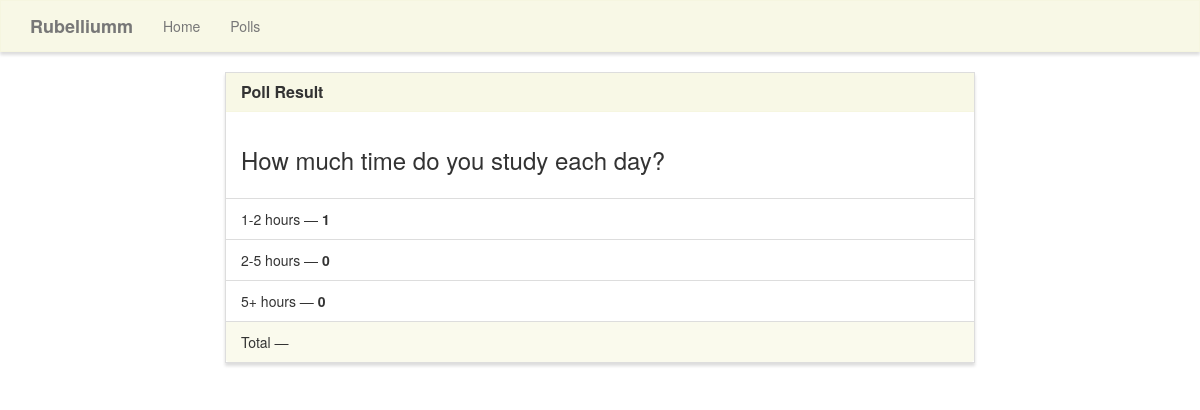
Page /polls/results/17 on the earlier database version.
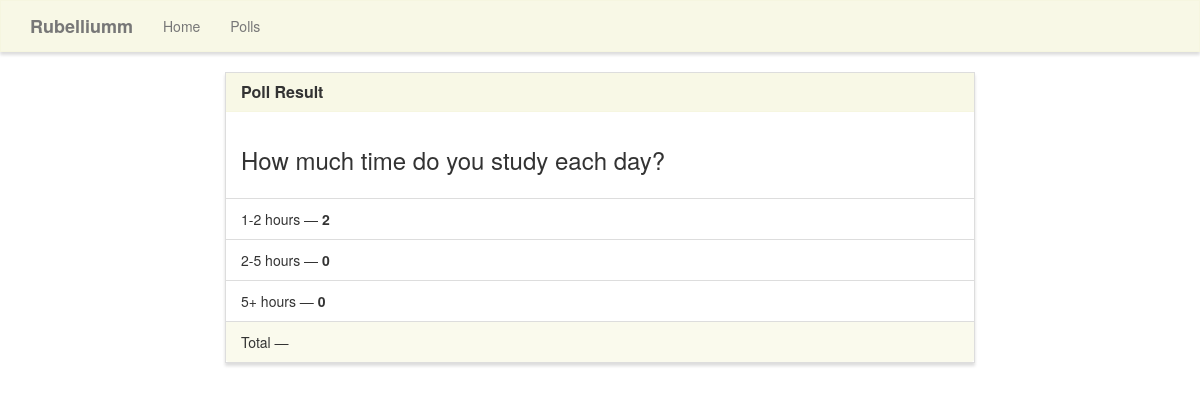
Same page on the later database version.
### polls/models.py (models this page shows, shortened)
class Poll(models.Model):
    question = models.TextField()
    option_one = models.CharField(max_length=30)
    option_two = models.CharField(max_length=30)
    option_three = models.CharField(max_length=30)
    option_one_count =models.IntegerField(default=0)
    option_two_count =models.IntegerField(default=0)
    option_three_count =models.IntegerField(default=0)

### polls/views.py (the view)
# urls.py: path('results/<pk>',views.results,name='polls_results'),
def results(request,pk):
    poll = Poll.objects.get(pk = pk )
    return render(request,'polls/results.html',{'poll': poll})

### templates/polls/results.html (shortened to what this page needs)
{% extends "polls/base.html" %}
{% block main %}
<div class="row">
    <div class="col-lg-8 col-lg-offset-2">
        <div class="panel panel-default">
            <div class="panel-heading">
                <h3 class="panel-title">Poll Result</h3>
            </div>
            <div class="panel-body">
                <h3>{{ poll.question }}</h3>
            </div>
            <ul class="list-group">
                <li class="list-group-item">{{ poll.option_one }} &mdash; <strong>{{ poll.option_one_count }}</strong></li>
                <li class="list-group-item">{{ poll.option_two }} &mdash; <strong>{{ poll.option_two_count }}</strong></li>
                <li class="list-group-item">{{ poll.option_three }} &mdash; <strong>{{ poll.option_three_count }}</strong></li>
            </ul>
            <div class="panel-footer">
                Total &mdash; <strong></strong>
            </div>
        </div>
    </div>
</div>
{% endblock %}

Differences in the rows shown:
changed Poll "How much time do you study each day?": option_one_count "1" → "2"
